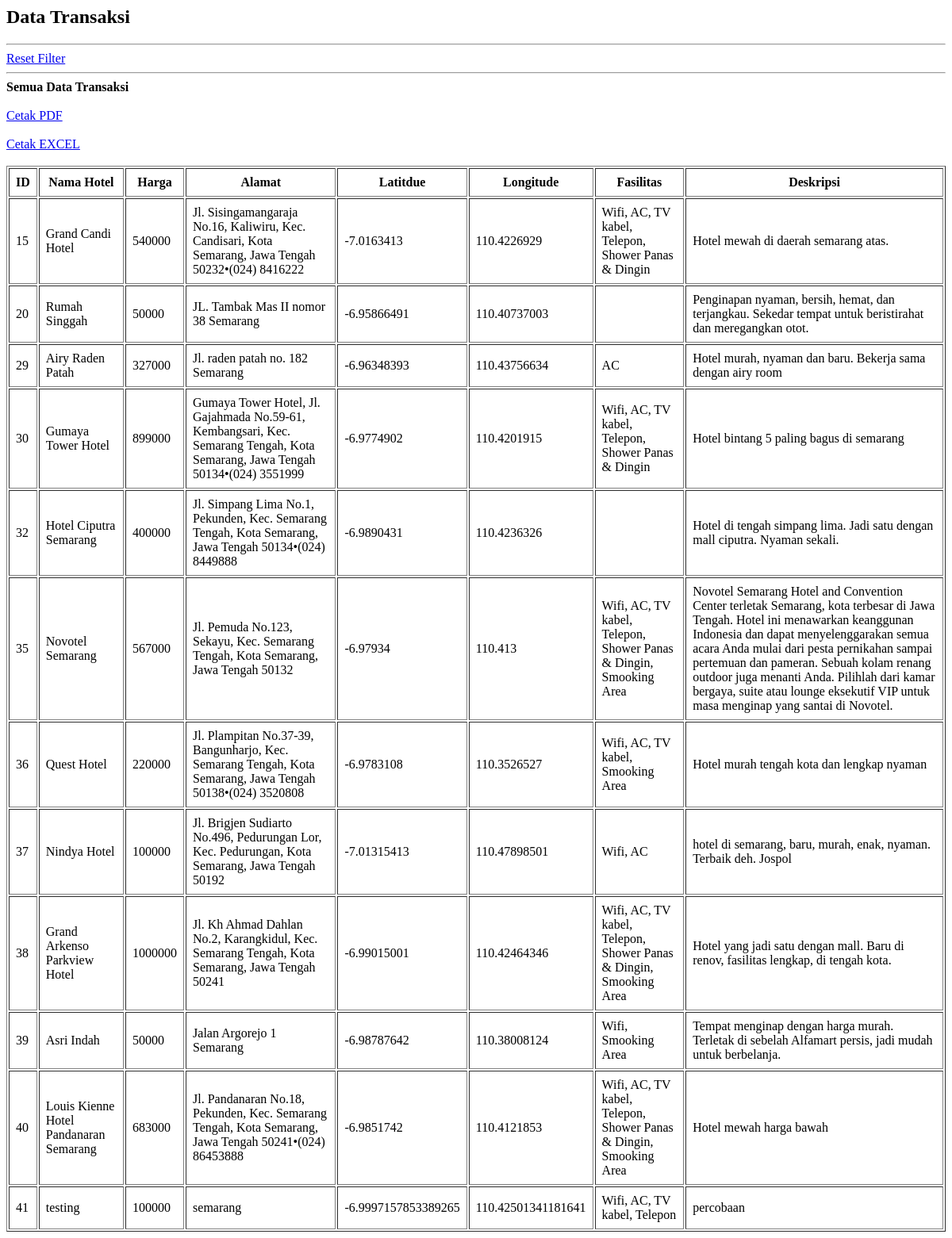
/index_Copy.php, run on the app's committed database.
### tables this page shows
CREATE TABLE `hotel` (
  `ID` int(11) NOT NULL,
  `name` varchar(75) DEFAULT NULL,
  `price` bigint(20) NOT NULL,
  `latitude` varchar(100) DEFAULT NULL,
  `longitude` varchar(100) DEFAULT NULL,
  `address` text,
  `photo` varchar(250) DEFAULT NULL,
  `amenities` text,
  `description` text
);

### index_Copy.php (the view, shortened to what this page needs)
<?php
include "koneksi.php";
?>
<html>
<head>
    <link rel="stylesheet" href="plugin/jquery-ui/jquery-ui.min.css" />
</head>
<body>
    <h2>Data Transaksi</h2><hr>
        <a href="index.php">Reset Filter</a>
    <hr />
    <?php
    echo '<b>Semua Data Transaksi</b><br /><br />';
    echo '<a href="print.php">Cetak PDF</a><br /><br />';
    echo '<a href="print_excel.php">Cetak EXCEL</a><br /><br />';
        $query = "SELECT * FROM hotel ORDER BY ID";
    ?>
    <table border="1" cellpadding="8">
    <tr>
        <th>ID</th>
        <th>Nama Hotel</th>
        <th>Harga</th>
        <th>Alamat</th>
        <th>Latitdue</th>
        <th>Longitude</th>
        <th>Fasilitas</th>
        <th>Deskripsi</th>
    </tr>
    <?php
    $sql = mysqli_query($connect, $query);
    $row = mysqli_num_rows($sql);
    if($row > 0){
        while($data = mysqli_fetch_array($sql)){
            echo "<tr>";
			echo "<td>".$data['ID']."</td>";
			echo "<td>".$data['name']."</td>";
            echo "<td>".$data['price']."</td>";
            echo "<td>".$data['address']."</td>";
            echo "<td>".$data['latitude']."</td>";
            echo "<td>".$data['longitude']."</td>";
            echo "<td>".$data['amenities']."</td>";
            echo "<td>".$data['description']."</td>";
			echo "</tr>";
        }
    }else{
        echo "<tr><td colspan='5'>Data tidak ada</td></tr>";
    }
    ?>
    </table>
</body>
</html>

### data on the page
hotel: ID "15", name "Grand Candi Hotel", price "540000", address "Jl. Sisingamangaraja No.16, Kaliwiru, Kec. Candisari, Kota Semarang, Jawa Tengah 50232•(024) 8416222", latitude "-7.0163413", longitude "110.4226929", amenities "Wifi, AC, TV kabel, Telepon, Shower Panas & Dingin", description "Hotel mewah di daerah semarang atas."
hotel: ID "20", name "Rumah Singgah", price "50000", address "JL. Tambak Mas II nomor 38 Semarang", latitude "-6.95866491", longitude "110.40737003", description "Penginapan nyaman, bersih, hemat, dan terjangkau. Sekedar tempat untuk beristirahat dan meregangkan otot."
hotel: ID "29", name "Airy Raden Patah", price "327000", address "Jl. raden patah no. 182 Semarang", latitude "-6.96348393", longitude "110.43756634", amenities "AC", description "Hotel murah, nyaman dan baru. Bekerja sama dengan airy room"
hotel: ID "30", name "Gumaya Tower Hotel", price "899000", address "Gumaya Tower Hotel, Jl. Gajahmada No.59-61, Kembangsari, Kec. Semarang Tengah, Kota Semarang, Jawa Tengah 50134•(024) 3551999", latitude "-6.9774902", longitude "110.4201915", amenities "Wifi, AC, TV kabel, Telepon, Shower Panas & Dingin", description "Hotel bintang 5 paling bagus di semarang"
hotel: ID "32", name "Hotel Ciputra Semarang", price "400000", address "Jl. Simpang Lima No.1, Pekunden, Kec. Semarang Tengah, Kota Semarang, Jawa Tengah 50134•(024) 8449888", latitude "-6.9890431", longitude "110.4236326", description "Hotel di tengah simpang lima. Jadi satu dengan mall ciputra. Nyaman sekali."
hotel: ID "35", name "Novotel Semarang", price "567000", address "Jl. Pemuda No.123, Sekayu, Kec. Semarang Tengah, Kota Semarang, Jawa Tengah 50132", latitude "-6.97934", longitude "110.413", amenities "Wifi, AC, TV kabel, Telepon, Shower Panas & Dingin, Smooking Area", description "Novotel Semarang Hotel and Convention Center terletak Semarang, kota terbesar di Jawa Tengah. Hotel ini menawarkan keanggunan Indonesia dan dapat menyelenggarakan semua acara Anda mulai dari pesta pernikahan sampai pertemuan dan pameran. Sebuah kolam renang outdoor juga menanti Anda. Pilihlah dari kamar bergaya, suite atau lounge eksekutif VIP untuk masa menginap yang santai di Novotel."
hotel: ID "36", name "Quest Hotel", price "220000", address "Jl. Plampitan No.37-39, Bangunharjo, Kec. Semarang Tengah, Kota Semarang, Jawa Tengah 50138•(024) 3520808", latitude "-6.9783108", longitude "110.3526527", amenities "Wifi, AC, TV kabel, Smooking Area", description "Hotel murah tengah kota dan lengkap nyaman"
hotel: ID "37", name "Nindya Hotel", price "100000", address "Jl. Brigjen Sudiarto No.496, Pedurungan Lor, Kec. Pedurungan, Kota Semarang, Jawa Tengah 50192", latitude "-7.01315413", longitude "110.47898501", amenities "Wifi, AC", description "hotel di semarang, baru, murah, enak, nyaman. Terbaik deh. Jospol"
hotel: ID "38", name "Grand Arkenso Parkview Hotel", price "1000000", address "Jl. Kh Ahmad Dahlan No.2, Karangkidul, Kec. Semarang Tengah, Kota Semarang, Jawa Tengah 50241", latitude "-6.99015001", longitude "110.42464346", amenities "Wifi, AC, TV kabel, Telepon, Shower Panas & Dingin, Smooking Area", description "Hotel yang jadi satu dengan mall. Baru di renov, fasilitas lengkap, di tengah kota."
hotel: ID "39", name "Asri Indah", price "50000", address "Jalan Argorejo 1 Semarang", latitude "-6.98787642", longitude "110.38008124", amenities "Wifi, Smooking Area", description "Tempat menginap dengan harga murah. Terletak di sebelah Alfamart persis, jadi mudah untuk berbelanja."
hotel: ID "40", name "Louis Kienne Hotel Pandanaran Semarang", price "683000", address "Jl. Pandanaran No.18, Pekunden, Kec. Semarang Tengah, Kota Semarang, Jawa Tengah 50241•(024) 86453888", latitude "-6.9851742", longitude "110.4121853", amenities "Wifi, AC, TV kabel, Telepon, Shower Panas & Dingin, Smooking Area", description "Hotel mewah harga bawah"
hotel: ID "41", name "testing", price "100000", address "semarang", latitude "-6.9997157853389265", longitude "110.42501341181641", amenities "Wifi, AC, TV kabel, Telepon", description "percobaan"
